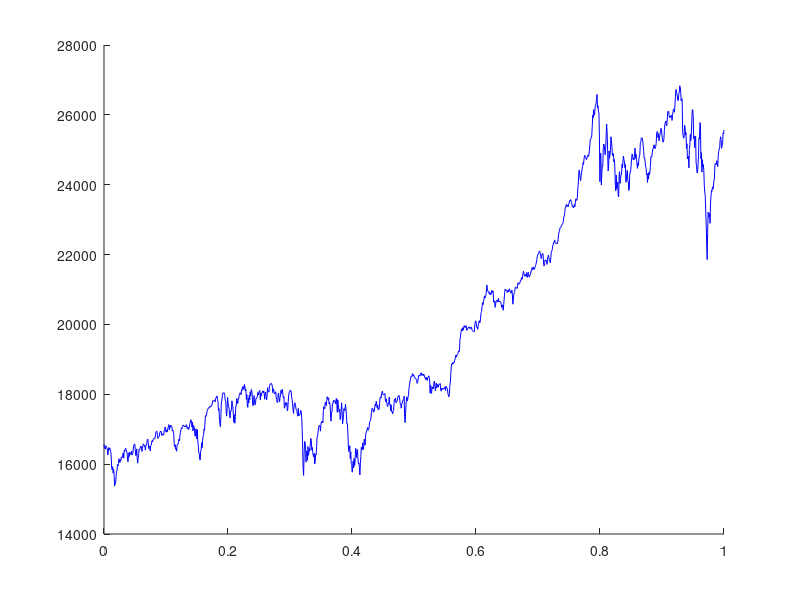

Write the MATLAB code that produced this figure. (Note: this script raises an error after producing the figure.)
function [x, p1, p2, p4, p8] = test_least_squares()

    x = linspace(0, 1, 1000);
    dat = load('DJI_2014_2019.dat');
    datx = [];
    daty = [];
    n = length(dat);
    
    for i = 1:n
        datx(i) = dat(i, 1);
    end
    
    for i = 1:n
        daty(i) = dat(i, 2);
    end

    figure(1)
    clf
    hold on
    plot(datx, daty, 'b')
    
    M = 1;
    a1 = poly_least_squares(datx, daty, M);
    p1 = zeros(1290);
    for i = 1:length(datx)
        for j = 1:M+1
            p1(i)= p1(i)+a1(j)*datx(i)^(j-1);
        end
    end
    plot(datx, p1, 'r');
    
    M = 2;
    a2 = poly_least_squares(datx, daty, M);
    p2 = zeros(1290);
    for i = 1:length(datx)
        for j = 1:M+1
            p2(i)= p2(i)+a2(j)*datx(i)^(j-1);
        end
    end
    plot(datx, p2, 'r');
    
    M = 4;
    a4 = poly_least_squares(datx, daty, M);
    p4 = zeros(1290);
    for i = 1:length(datx)
        for j = 1:M+1
            p4(i)= p4(i)+a4(j)*datx(i)^(j-1);
        end
    end
    plot(datx, p4, 'r');
    
    M = 8;
    a8 = poly_least_squares(datx, daty, M);
    p8 = zeros(1290);
    for i = 1:length(datx)
        for j = 1:M+1
            p8(i)= p8(i)+a8(j)*datx(i)^(j-1);
        end
    end
    plot(datx, p8, 'r');
    
end

